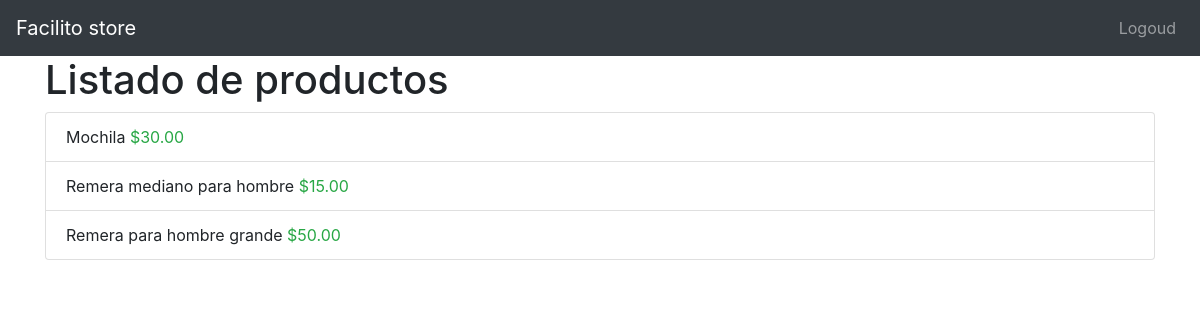
The app's page / (signed in) with its own data.
### products/models.py (models this page shows, shortened)
class Product(models.Model):
    title = models.CharField(max_length=50)
    description = models.TextField()
    price = models.DecimalField(max_digits=8, decimal_places=2, default=0.0)
    slug = models.SlugField(null=False, blank=False, unique=True)
    created_at = models.DateTimeField(auto_now_add=True)

### products/views.py (the view)
# urls.py: path('', ProductListView.as_view(), name='vw-index'),
class ProductListView(ListView):
    template_name = 'index.html'
    queryset = Product.objects.all().order_by('-id')
    def get_context_data(self, **kwargs: Any):
        context =  super().get_context_data(**kwargs)
        context['message'] = 'Listado de productos'
        return context

### templates/index.html
{% extends 'base.html' %}
{% load static %}
{% block content %}
    <div class="col">
      <h1>{{message}}</h1>
      <ul class="list-group">
        {% for product in product_list %}
            <li class="list-group-item">
              {{product.title}}
              <span class="text-success" >${{product.price}}</span>
            </li>
        {% endfor %}
      </ul>
    </div>
{% endblock %}

### records on screen
Product: title "Mochila", price "30.00"
Product: title "Remera mediano para hombre", price "15.00"
Product: title "Remera para hombre grande", price "50.00"

### other values on screen
{{ message }} "Listado de productos"
